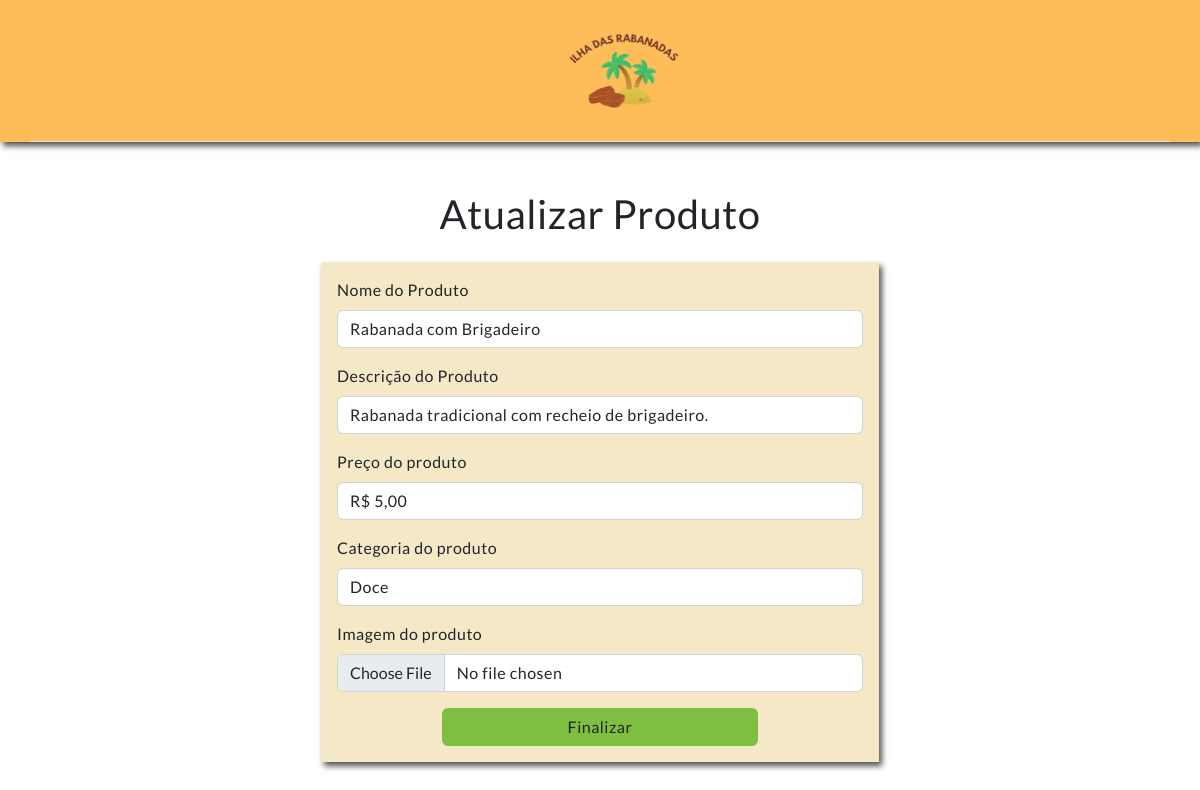
The page /adm/atualizarproduto?id=226 (signed in) on the database its author committed.
### tables this page shows
CREATE TABLE `produto` (
  `nomeProduto` varchar(100) DEFAULT NULL,
  `preco` varchar(20) DEFAULT NULL,
  `descricao` text DEFAULT NULL,
  `imagem` varchar(100) DEFAULT NULL,
  `idProduto` int(11) NOT NULL,
  `categoria` varchar(20) DEFAULT NULL
);

### app/Controllers/Adm.php (called while the page is built, shortened)
<?php
class Adm
{
    private object $produtoDao;
    private array $datas;
    public function __construct()
    {
        $this->produtoDao = new \App\Helpers\ProdutoDao();
    }
    public function atualizarProduto()
    {
        $id = $_GET["id"];
        $this->datas["informations"]  = $this->produtoDao->selectById($id);
        $formAtualizar = new ConfigView("Adm/AtualizarProduto", $this->datas);
        $formAtualizar->renderizar();
    }
}

### core/ConfigController.php (called while the page is built, shortened)
<?php
class ConfigController
{
  private string $urlMetodo;
  public function __construct()
  {
    if (!empty(filter_input(INPUT_GET, 'url', FILTER_DEFAULT))) {
      $this->url = filter_input(INPUT_GET, 'url', FILTER_DEFAULT);
      $this->urlConjunto = explode("/", $this->url);
      if ((isset($this->urlConjunto[0])) and (isset($this->urlConjunto[1]))) {
        $this->urlMetodo = $this->urlConjunto[1];
      } else {
        $this->urlController = "home";
        $this->urlMetodo = "index";
      }
    } else {
      $this->urlController = "Home";
      $this->urlMetodo = "index";
    }
  }
  public function carregar()
  {
    $metodo = $this->urlMetodo;
    $classeCarregar = new $classe;
    $classeCarregar->$metodo();
  }
}

### index.php (called while the page is built, shortened)
<?php
$url = new Core\ConfigController();
$url->carregar();

### app/Models/ProdutoModel.php (called while the page is built, shortened)
<?php
class ProdutoModel extends Conn
{
    private object $conn;
    public function __construct()
    {
        $this->conn = $this->connect();
    }
    public function selectById($id)
    {
        $query = "SELECT * FROM produto WHERE idProduto=?";
        $stmt = $this->conn->prepare($query);
        $stmt->bindValue(1, $id);
        $stmt->execute();
        return $stmt->fetchAll();
    }
}

### app/Models/Conn.php (called while the page is built, shortened)
<?php
class Conn
{
    private string $dbName = "rabanada";
    private string $host = "localhost";
    private string $user = "root";
    private string $password = "";
    protected function connect()
    {
        try {
            $this->connect = new PDO(
                'mysql:host=' .
                    $this->host . ';dbname=' .
                    $this->dbName,
                $this->user,
                $this->password
            );
            return $this->connect;;
        } catch (Exception $ex) {
            die("ERR: CONTATE O ADM->>$ex");
        }
    }
}

### app/Helpers/ProdutoDao.php (called while the page is built, shortened)
<?php
class ProdutoDao
{
    private object $produtoModel;
    public function __construct()
    {
        $this->produtoModel = new \App\Models\ProdutoModel();
    }
    public function selectById($id)
    {
        $informations = $this->produtoModel->selectById($id);
        return $informations;
    }
}

### app/Views/Adm/AtualizarProduto.php (the view, shortened to what this page needs)
<?php
if (isset($this->datas['informations']))
foreach ($this->datas['informations'] as $data) {
    extract($data);
}
?>
<!doctype html>
<html lang="pt-br">
<head>
    <link href="https://cdn.jsdelivr.net/npm/bootstrap@5.2.1/dist/css/bootstrap.min.css" rel="stylesheet">
    <link rel="stylesheet" href="<?php echo CSS_PADRAO; ?>">
    <link rel="stylesheet" href="https://cdn.jsdelivr.net/npm/bootstrap-icons@1.10.3/font/bootstrap-icons.css">
    <link rel="stylesheet" href="<?php echo CSS ?>/form/formS.css">
</head>
<body>
<div class="container-fluid " id="header">
  <header class="container d-flex flex-wrap align-items-center justify-content-center justify-content-md-between py-3 mb-4 border-bottom">
    <a href="../adm/produtos" class="nav  col-md-auto mb-2 justify-content-center mb-md-0" id="return">
      <lord-icon src="https://cdn.lordicon.com/zmkotitn.json" trigger="click" colors="primary:#121331" state="hover-2" style="width:50px;height:50px">
</lord-icon>
    </a>
    <div class="col-md-3 text-center m-auto">
     <img width="60%" src="<?php echo IMG?>/img/logo-dashboards.webp" alt="">
    </div>
  </header>
</div>
    <div class="container d-flex justify-content-center align-items-center my-5 flex-column gap-3">
        <h1 class="text-center">Atualizar Produto</h1>
        <form action="../produto/update" method="POST" enctype="multipart/form-data">
            <div class="mb-3 box-inputs">
                <label for="nomeProduto" class="form-label">Nome do Produto</label>
                <input type="text" required name="nomeProduto" id="nomeProduto" class="form-control" value="<?php echo $nomeProduto; ?>" placeholder="" aria-describedby="helpId">
            </div>
            <div class="mb-3 box-inputs">
                <label for="descricao" class="form-label">Descrição do Produto</label>
                <input type="text" required name="descricao" id="descricao" class="form-control" placeholder="" value="<?php echo $descricao; ?>" aria-describedby="helpId">
            </div>
            <div class="mb-3 box-inputs">
                <label for="preco" class="form-label">Preço do produto</label>
                <input type="text" required name="preco" id="preco" class="form-control" placeholder="" aria-describedby="helpId" value="<?php echo $preco; ?>">
            </div>
            <div class="mb-3 box-inputs">
                <label for="categoria" class="form-label">Categoria do produto</label>
                <input type="text" required name="categoria" id="categoria" class="form-control" placeholder="Doce,salgado,vegano ..." value="<?php echo $categoria; ?>" aria-describedby="helpId">
            </div>
            <div class="mb-3 box-inputs">
                <label  for="imagemProduto" class="form-label">Imagem do produto</label>
                <input required type="file" name='arquivo' class='form-control' value="<?php echo $imagem ?>">
            </div>
            <div id="button-submit " class="d-flex justify-content-center"><input id="finalizar" class="btn" type="submit" name='enviar-formulario' value="Finalizar"></div>
        </form>
    </div>
</body>
</html>

### public/css/style.css (style rules this page uses)
* { font-family: "lato"; letter-spacing: 0.5px; }
#return { transform: rotate(180deg); }
:root { --background-principal: #ffbd59; --btn-background: #7ebf41; --hover: #247137; --card-background: #ffbd5991; }
#header { box-shadow: 3px 4px 6px #000000b0; }
#header, #footer { background-color: var(--background-principal) !important; }

### public/css/form/forms.css (style rules this page uses)
:root { --background-principal: #ffbd59; --btn-background: #7ebf41; --hover: #247137; }
form ,#informacoes { width: 50%; background-color: #d9b4484d; padding: 1em; margin-bottom: 20px; box-shadow: 3px 4px 6px #000000b0; }
input[type="submit"] { width: 60%; background-color: var(--btn-background); }

### rows shown on the page
produto: nomeProduto "Rabanada com Brigadeiro", descricao "Rabanada tradicional com recheio de brigadeiro.", preco "R$ 5,00", categoria "Doce"
